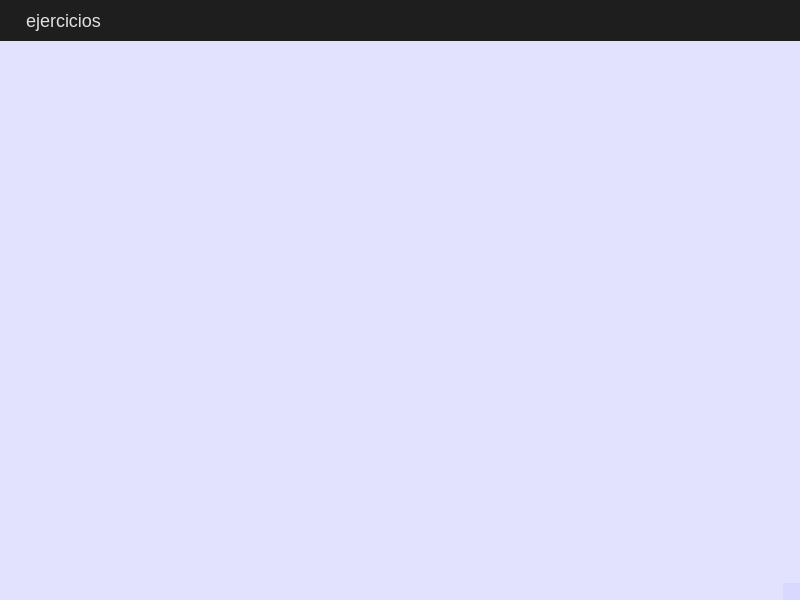
<?xml version="1.0" encoding="UTF-8"?>
<ui version="4.0">
 <class>MainWindow</class>
 <widget class="QMainWindow" name="MainWindow">
  <property name="geometry">
   <rect>
    <x>0</x>
    <y>0</y>
    <width>800</width>
    <height>600</height>
   </rect>
  </property>
  <property name="windowTitle">
   <string>menu ventana</string>
  </property>
  <property name="styleSheet">
   <string notr="true">/* Fondo general */
QMainWindow, QWidget {
    background-color: #0a0a0aff;
    color: #edeeaaff;
}

/* Barra de menú */
QMenuBar {
    background-color: #1e1e1e;
    color: #e0e0e0;
    font-size: 18px;
    padding: 5px;
}

QMenuBar::item {
    background: transparent;
    padding: 5px 15px;
}

QMenuBar::item:selected {
    background-color: #8b0000;
    color: #ffffff;
}

/* Menús */
QMenu {
    background-color: #1a1a1a;
    color: #e0e0e0;
    border: 1px solid #8b0000;
    font-size: 18px;
}

QMenu::item {
    padding: 8px 20px;
}

QMenu::item:selected {
    background-color: #b22222;
    color: #ffffff;
}
</string>
  </property>
  <widget class="QWidget" name="centralwidget"/>
  <widget class="QMenuBar" name="menubar">
   <property name="geometry">
    <rect>
     <x>0</x>
     <y>0</y>
     <width>800</width>
     <height>46</height>
    </rect>
   </property>
   <widget class="QMenu" name="menuejercicios">
    <property name="title">
     <string>ejercicios</string>
    </property>
    <addaction name="actioncalculadora"/>
    <addaction name="separator"/>
    <addaction name="actioncalculadora_psp_2"/>
    <addaction name="separator"/>
    <addaction name="actioncalculadora_psp_3"/>
    <addaction name="separator"/>
    <addaction name="actioncalculadora_psp_4"/>
    <addaction name="separator"/>
    <addaction name="actionsalir"/>
   </widget>
   <addaction name="menuejercicios"/>
  </widget>
  <widget class="QStatusBar" name="statusbar"/>
  <action name="actionsalir">
   <property name="text">
    <string>salir</string>
   </property>
  </action>
  <action name="actioncalculadora">
   <property name="text">
    <string>calculadora psp 1</string>
   </property>
  </action>
  <action name="actioncalculadora_psp_2">
   <property name="text">
    <string>calculadora psp 2</string>
   </property>
  </action>
  <action name="actioncalculadora_psp_3">
   <property name="text">
    <string>calculadora psp 3</string>
   </property>
  </action>
  <action name="actioncalculadora_psp_4">
   <property name="text">
    <string>calculadora psp 4</string>
   </property>
  </action>
 </widget>
 <resources/>
 <connections/>
</ui>
